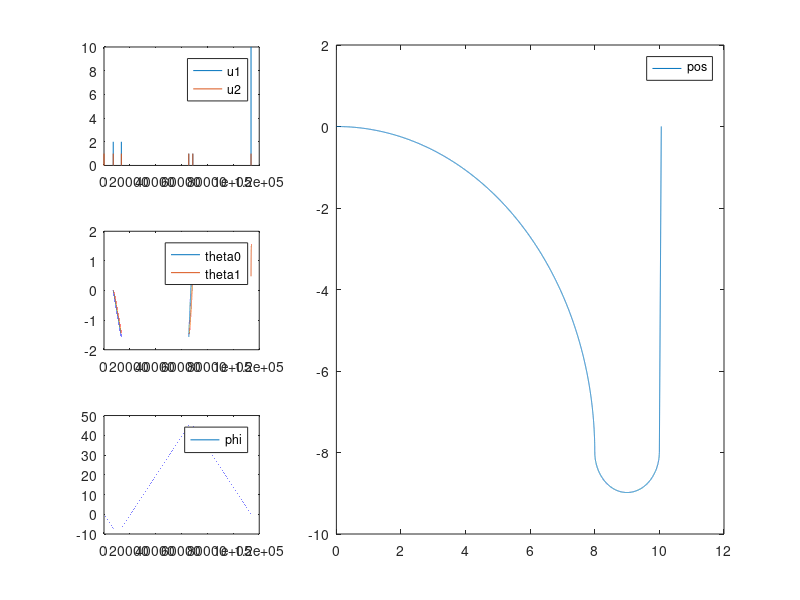

Source code (MATLAB):
clear
L = 1;
d1 = 1;
step_t = 0.001;
t = [0:step_t:400];
u1 = zeros(size(t));
u2 = zeros(size(t));
x = zeros(size(t));
y = zeros(size(t));
theta0 = zeros(size(t));
theta1 = zeros(size(t));
phi = zeros(size(t));

roh1 = 8;
roh2 = 1;


%% 1. steering
is_end = false;
i = 2;
while 1
    u2(i) = 1;
    phi(i) = phi(i-1) - step_t*u2(i);
    if phi(i) < atan2d(-1,8)
        disp(1);
        phi(i) = phi(i-1);
        break
    else
        i = i+1;
    end
end
phi(i:end) = phi(i);



%% 2. 1st dubins path
is_end = false;
i = i+1;
while(~is_end)
    u1(i) = 2;
    theta0(i) = theta0(i-1) + u1(i)*tand(phi(i))*step_t/L;
    theta1(i) = theta1(i-1) + u1(i)*sin(theta0(i-1)-theta1(i-1))*step_t/d1;
    x(i) = x(i-1) + u1(i)*cos(theta0(i))*step_t;
    y(i) = y(i-1) + u1(i)*sin(theta0(i))*step_t;
    if x(i) > 7.999
        is_end = true;
    else
        i=i+1;
    end
end
theta0(i:end) = theta0(i);
theta1(i:end) = theta1(i);
x(i:end) = x(i);
y(i:end) = y(i);



%% 3. steering
is_end = false;
i = i+1;
while 1
    u2(i) = 1;
    phi(i) = phi(i-1) + step_t*u2(i);
    if phi(i) >= atan2d(1,1)
        disp(1);
        break
    else
        i = i+1;
    end
end
phi(i:end) = phi(i);

%% 4. 2nd dubins path
is_end = false;
while(~is_end)
    u1(i) = 1;
    theta0(i) = theta0(i-1) + u1(i)*tand(phi(i))*step_t/L;
    theta1(i) = theta1(i-1) + u1(i)*sin(theta0(i-1)-theta1(i-1))*step_t/d1;
    x(i) = x(i-1) + u1(i)*cos(theta0(i))*step_t;
    y(i) = y(i-1) + u1(i)*sin(theta0(i))*step_t;
    if x(i) > 9.9989
        is_end = true;
    else
        i=i+1;
    end
end

x(i:end) = x(i);
y(i:end) = y(i);
theta0(i:end) = theta0(i);
theta1(i:end) = theta1(i);

%% 5. steering
is_end = false;
i = i+1;
while 1
    u2(i) = 1;
    phi(i) = phi(i-1) - step_t*u2(i);
    if phi(i) <= 0
        disp(1);
        break
    else
        i = i+1;
    end
end
phi(i:end) = phi(i);
disp(phi(i))


%% 6. move forward
is_end = false;
while(~is_end)
    u1(i) = 10;
    theta0(i) = theta0(i-1) + u1(i)*tand(phi(i))*step_t/L;
    theta1(i) = theta1(i-1) + u1(i)*sin(theta0(i-1)-theta1(i-1))*step_t/d1;
    x(i) = x(i-1) + u1(i)*cos(theta0(i))*step_t;
    y(i) = y(i-1) + u1(i)*sin(theta0(i))*step_t;
    if y(i) > 0
        is_end = true;
    else
        i=i+1;
    end
end
x(i+1:end) = [];
y(i+1:end) = [];
theta0(i+1:end) = [];
theta1(i+1:end) = [];
u1(i+1:end) = [];
u2(i+1:end) = [];
phi(i+1:end) = [];


%% Plot result
figure();
subplot(3,3,1);
plot(u1);
hold on
plot(u2);
legend('u1','u2');
hold off

subplot(3,3,4);
plot(theta0);
hold on
plot(theta1);
legend('theta0','theta1');
hold off

subplot(3,3,7);
plot(phi);
legend('phi');

subplot(3,3,[2,3,5,6,8,9]);
plot(x,y);
legend('pos');